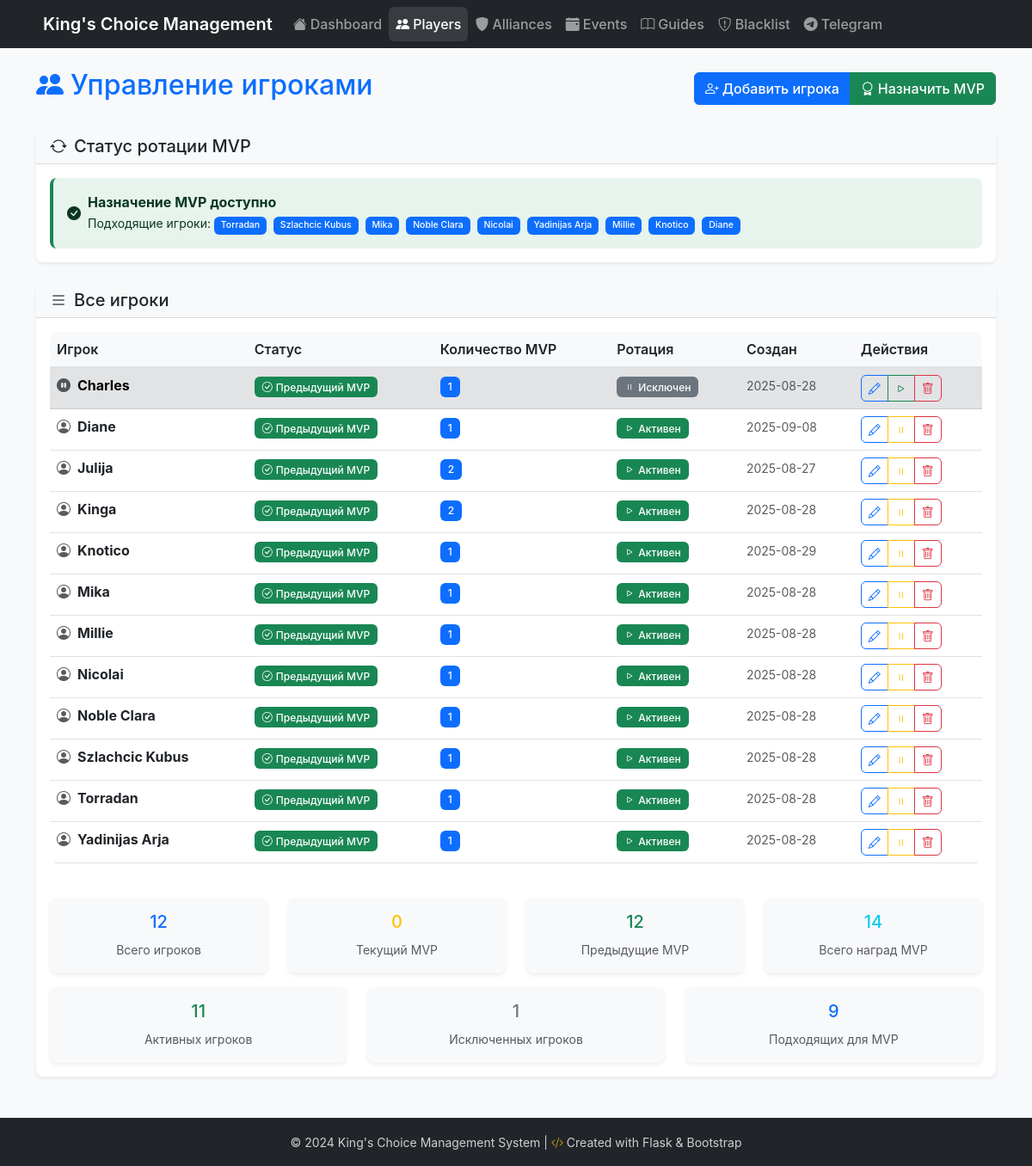
Screenshot of /players/ with the database file from the repository.
### models.py (models this page shows, shortened)
class Player(db.Model):
    __tablename__ = 'players'
    id = db.Column(db.Integer, primary_key=True)
    name = db.Column(db.String(100), nullable=False, unique=True)
    is_current_mvp = db.Column(db.Boolean, default=False, nullable=False)
    is_excluded = db.Column(db.Boolean, default=False, nullable=False)
    mvp_count = db.Column(db.Integer, default=0, nullable=False)
    created_at = db.Column(db.DateTime, default=datetime.utcnow)
    updated_at = db.Column(db.DateTime, default=datetime.utcnow, onupdate=datetime.utcnow)
    mvp_assignments = db.relationship('MVPAssignment', backref='player', lazy=True, cascade='all, delete-orphan')

### routes/player_routes.py (the view)
@bp.route('/')
def list_players():
    try:
        players = Player.query.order_by(Player.name).all()
        can_assign = can_assign_mvp()
        eligible_players = get_eligible_players() if can_assign else []
        return render_template('players/list.html',
                             players=players,
                             can_assign_mvp=can_assign,
                             eligible_players=eligible_players)
    except Exception as e:
        print(f"Error in list_players route: {str(e)}")
        return render_template('players/list.html',
                             players=[],
                             error="Failed to load players")

### app.py (called while the page is built)
def get_locale():
    if 'language' in request.cookies:
        return request.cookies.get('language')
    if request.args.get('lang'):
        return request.args.get('lang')
    return request.accept_languages.best_match(app.config['LANGUAGES'].keys()) or app.config['BABEL_DEFAULT_LOCALE']

@app.context_processor
def inject_get_locale():
    return dict(get_locale=get_locale)

### utils/rotation_logic.py (called while the page is built)
def get_models():
    from models import Player, Alliance, MVPAssignment, WinnerAssignment
    return Player, Alliance, MVPAssignment, WinnerAssignment

def can_assign_mvp():
    try:
        Player, Alliance, MVPAssignment, WinnerAssignment = get_models()
        all_active_players = Player.query.filter(Player.is_excluded == False).all()
        if not all_active_players:
            return False  # No active players to assign MVP to
        total_assignments = MVPAssignment.query.count()
        if total_assignments == 0:
            return True  # First assignment is always allowed
        return True
    except Exception as e:
        print(f"Error in can_assign_mvp: {str(e)}")
        return False

### templates/players/list.html (shortened to what this page needs)
{% extends "base.html" %}
{% block content %}
<div class="row">
    <div class="col-12">
        <div class="d-flex justify-content-between align-items-center mb-4">
            <h1 class="h2 text-primary">
                <i class="bi bi-people-fill me-2"></i>Управление игроками
            </h1>
            <div class="btn-group">
                <a href="{{ url_for('players.add_player') }}" class="btn btn-primary">
                    <i class="bi bi-person-plus me-1"></i>Добавить игрока
                </a>
                <a href="{{ url_for('players.assign_mvp') }}" class="btn btn-success">
                    <i class="bi bi-award me-1"></i>Назначить MVP
                </a>
            </div>
        </div>
    </div>
</div>
<div class="row mb-4">
    <div class="col-12">
        <div class="card">
            <div class="card-header">
                <h5 class="card-title mb-0">
                    <i class="bi bi-arrow-repeat me-2"></i>Статус ротации MVP
                </h5>
            </div>
            <div class="card-body">
                {% if can_assign_mvp %}
                    <div class="alert alert-success d-flex align-items-center mb-0">
                        <i class="bi bi-check-circle-fill me-2"></i>
                        <div>
                            <strong>Назначение MVP доступно</strong><br>
                            <small>Подходящие игроки:
                                {% for player in eligible_players %}
                                    <span class="badge bg-primary me-1">{{ player.name }}</span>
                                {% endfor %}
                            </small>
                        </div>
                    </div>
                {% endif %}
            </div>
        </div>
    </div>
</div>
<div class="row">
    <div class="col-12">
        <div class="card">
            <div class="card-header">
                <h5 class="card-title mb-0">
                    <i class="bi bi-list me-2"></i>Все игроки
                </h5>
            </div>
            <div class="card-body">
                {% if players %}
                    <div class="table-responsive">
                        <table class="table table-hover">
                            <thead>
                                <tr>
                                    <th>Игрок</th>
                                    <th>Статус</th>
                                    <th>Количество MVP</th>
                                    <th>Ротация</th>
                                    <th>Создан</th>
                                    <th>Действия</th>
                                </tr>
                            </thead>
                            <tbody>
                                {% for player in players %}
                                <tr {% if player.is_current_mvp %}class="table-warning"{% elif player.is_excluded %}class="table-secondary"{% endif %}>
                                    <td>
                                        <div class="d-flex align-items-center">
                                            {% if player.is_current_mvp %}
                                                <i class="bi bi-trophy-fill text-warning me-2" title="Текущий MVP"></i>
                                            {% elif player.is_excluded %}
                                                <i class="bi bi-pause-circle-fill text-muted me-2" title="Исключен из ротации"></i>
                                            {% else %}
                                                <i class="bi bi-person-circle text-muted me-2"></i>
                                            {% endif %}
                                            <strong>
                                                <a href="#" class="text-decoration-none player-name-link"
                                                   data-player-id="{{ player.id }}"
                                                   data-player-name="{{ player.name }}"
                                                   title="Показать историю MVP">
                                                    {{ player.name }}
                                                </a>
                                            </strong>
                                        </div>
                                    </td>
                                    <td>
                                        {% if player.is_current_mvp %}
                                            <span class="badge bg-warning text-dark">
                                                <i class="bi bi-award me-1"></i>Текущий MVP
                                            </span>
                                        {% elif player.mvp_count > 0 %}
                                            <span class="badge bg-success">
                                                <i class="bi bi-check-circle me-1"></i>Предыдущий MVP
                                            </span>
                                        {% else %}
                                            <span class="badge bg-secondary">
                                                <i class="bi bi-dash-circle me-1"></i>Никогда не был MVP
                                            </span>
                                        {% endif %}
                                    </td>
                                    <td>
                                        <span class="badge bg-primary">{{ player.mvp_count }}</span>
                                    </td>
                                    <td>
                                        {% if player.is_excluded %}
                                            <span class="badge bg-secondary">
                                                <i class="bi bi-pause me-1"></i>Исключен
                                            </span>
                                        {% else %}
                                            <span class="badge bg-success">
                                                <i class="bi bi-play me-1"></i>Активен
                                            </span>
                                        {% endif %}
                                    </td>
                                    <td>
                                        <small class="text-muted">
                                            {{ player.created_at.strftime('%Y-%m-%d') if player.created_at }}
                                        </small>
                                    </td>
                                    <td>
                                        <div class="btn-group btn-group-sm">
                                            <a href="{{ url_for('players.edit_player', player_id=player.id) }}"
                                               class="btn btn-outline-primary" title="Редактировать игрока">
                                                <i class="bi bi-pencil"></i>
                                            </a>
                                            {% if player.is_excluded %}
                                                <button type="button" class="btn btn-outline-success"
                                                        title="Включить в ротацию MVP"
                                                        onclick="toggleExclusion('{{ player.name }}', {{ player.id }}, false)">
                                                    <i class="bi bi-play"></i>
                                                </button>
                                            {% else %}
                                                <button type="button" class="btn btn-outline-warning"
                                                        title="Исключить из ротации MVP"
                                                        onclick="toggleExclusion('{{ player.name }}', {{ player.id }}, true)">
                                                    <i class="bi bi-pause"></i>
                                                </button>
                                            {% endif %}
                                            <button type="button" class="btn btn-outline-danger"
                                                    title="Удалить игрока"
                                                    onclick="confirmDelete('{{ player.name }}', {{ player.id }})">
                                                <i class="bi bi-trash"></i>
                                            </button>
                                        </div>
                                    </td>
                                </tr>
                                {% endfor %}
                            </tbody>
                        </table>
                    </div>
                    <div class="row mt-4">
                        <div class="col-md-3">
                            <div class="card bg-light">
                                <div class="card-body text-center">
                                    <h5 class="text-primary">{{ players|length }}</h5>
                                    <small class="text-muted">Всего игроков</small>
                                </div>
                            </div>
                        </div>
                        <div class="col-md-3">
                            <div class="card bg-light">
                                <div class="card-body text-center">
                                    <h5 class="text-warning">
                                        {{ players|selectattr('is_current_mvp', 'equalto', true)|list|length }}
                                    </h5>
                                    <small class="text-muted">Текущий MVP</small>
                                </div>
                            </div>
                        </div>
                        <div class="col-md-3">
                            <div class="card bg-light">
                                <div class="card-body text-center">
                                    <h5 class="text-success">
                                        {{ players|selectattr('mvp_count', 'greaterthan', 0)|list|length }}
                                    </h5>
                                    <small class="text-muted">Предыдущие MVP</small>
                                </div>
                            </div>
                        </div>
                        <div class="col-md-3">
                            <div class="card bg-light">
                                <div class="card-body text-center">
                                    <h5 class="text-info">
                                        {{ players|sum(attribute='mvp_count') }}
                                    </h5>
                                    <small class="text-muted">Всего наград MVP</small>
                                </div>
                            </div>
                        </div>
                    </div>
                    <div class="row mt-3">
                        <div class="col-md-4">
                            <div class="card bg-light">
                                <div class="card-body text-center">
                                    <h5 class="text-success">
                                        {{ players|selectattr('is_excluded', 'equalto', false)|list|length }}
                                    </h5>
                                    <small class="text-muted">Активных игроков</small>
                                </div>
                            </div>
                        </div>
                        <div class="col-md-4">
                            <div class="card bg-light">
                                <div class="card-body text-center">
                                    <h5 class="text-secondary">
                                        {{ players|selectattr('is_excluded', 'equalto', true)|list|length }}
                                    </h5>
                                    <small class="text-muted">Исключенных игроков</small>
                                </div>
                            </div>
                        </div>
                        <div class="col-md-4">
                            <div class="card bg-light">
                                <div class="card-body text-center">
                                    <h5 class="text-primary">
                                        {{ eligible_players|length if eligible_players else 0 }}
                                    </h5>
                                    <small class="text-muted">Подходящих для MVP</small>
                                </div>
                            </div>
                        </div>
                    </div>
                {% endif %}
            </div>
        </div>
    </div>
</div>
{% endblock %}

### static/css/style.css (style rules this page uses)
:root { --primary-color: #0d6efd; --success-color: #198754; --warning-color: #ffc107; --danger-color: #dc3545; --dark-color: #212529; --light-color: #f8f9fa; }
body { font-family: 'Inter', -apple-system, BlinkMacSystemFont, 'Segoe UI', 'Roboto', sans-serif; background-color: #f8f9fa; }
.card { border: none; box-shadow: 0 0.125rem 0.25rem rgba(0, 0, 0, 0.075); transition: all 0.3s ease; border-radius: 0.5rem; }
.card-header { background-color: var(--light-color); border-bottom: 1px solid rgba(0, 0, 0, 0.125); font-weight: 600; }
.badge { font-weight: 500; padding: 0.5em 0.75em; }
.badge i { margin-right: 0.25rem; }
.btn { font-weight: 500; transition: all 0.3s ease; border-radius: 0.375rem; }
.table { border-radius: 0.5rem; overflow: hidden; }
.table thead th { background-color: var(--light-color); border-bottom: 2px solid #dee2e6; font-weight: 600; color: var(--dark-color); }
.table tbody tr { transition: all 0.3s ease; }
.alert { border: none; border-radius: 0.5rem; border-left: 4px solid; }
.alert-success { border-left-color: var(--success-color); background-color: rgba(25, 135, 84, 0.1); }

### templates/players/list.html (style rules this page uses)
.player-name-link { color: inherit !important; transition: color 0.2s ease; }

### rows the page displays
Player: name "Torradan", is_current_mvp False (drawn), mvp_count "1", is_excluded False (drawn), created_at "2025-08-28"
Player: name "Szlachcic Kubus", is_current_mvp False (drawn), mvp_count "1", is_excluded False (drawn), created_at "2025-08-28"
Player: name "Mika", is_current_mvp False (drawn), mvp_count "1", is_excluded False (drawn), created_at "2025-08-28"
Player: name "Noble Clara", is_current_mvp False (drawn), mvp_count "1", is_excluded False (drawn), created_at "2025-08-28"
Player: name "Nicolai", is_current_mvp False (drawn), mvp_count "1", is_excluded False (drawn), created_at "2025-08-28"
Player: name "Yadinijas Arja", is_current_mvp False (drawn), mvp_count "1", is_excluded False (drawn), created_at "2025-08-28"
Player: name "Millie", is_current_mvp False (drawn), mvp_count "1", is_excluded False (drawn), created_at "2025-08-28"
Player: name "Knotico", is_current_mvp False (drawn), mvp_count "1", is_excluded False (drawn), created_at "2025-08-29"
Player: name "Diane", is_current_mvp False (drawn), mvp_count "1", is_excluded False (drawn), created_at "2025-09-08"
Player: is_current_mvp False (drawn), name "Charles", mvp_count "1", is_excluded True (drawn), created_at "2025-08-28"
Player: is_current_mvp False (drawn), name "Julija", mvp_count "2", is_excluded False (drawn), created_at "2025-08-27"
Player: is_current_mvp False (drawn), name "Kinga", mvp_count "2", is_excluded False (drawn), created_at "2025-08-28"

### other values shown
{{ players|length }} "12"
{{ players|selectattr('is_current_mvp', 'equalto', true)|list|length }} "0"
{{ players|selectattr('mvp_count', 'greaterthan', 0)|list|length }} "12"
{{ players|sum(attribute='mvp_count') }} "14"
{{ players|selectattr('is_excluded', 'equalto', false)|list|length }} "11"
{{ players|selectattr('is_excluded', 'equalto', true)|list|length }} "1"
{{ eligible_players|length if eligible_players else 0 }} "9"
